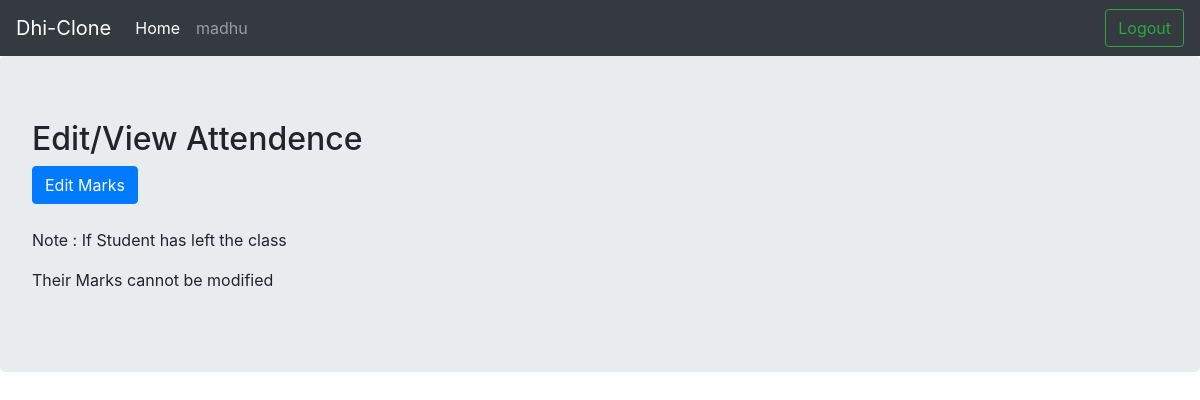
/user/class/7/18/edit_marks/ (signed in), run on an earlier commit of the app's database.
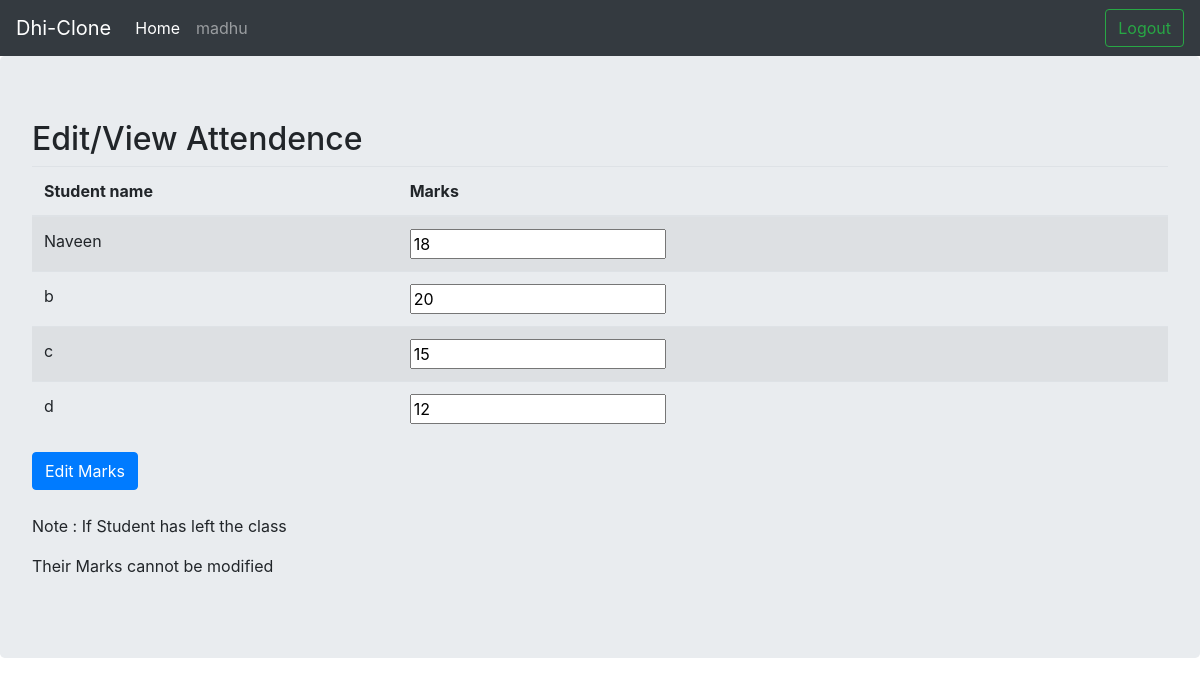
And on a later commit of the database.
### user/models.py (models this page shows, shortened)
class Marks(models.Model):
    subject = models.ForeignKey(MarksList,on_delete=models.CASCADE)
    student = models.ForeignKey(User,on_delete=models.CASCADE)
    score = models.IntegerField(default=0)

### user/views.py (the view)
# urls.py: path('class/<int:marks_list_id>/<int:class_id>/edit_marks/',views.edit_marks,name='edit_marks'),
@login_required()
def edit_marks(request,marks_list_id,class_id):
    student_list = list(Marks.objects.filter( subject__id = marks_list_id ))
    return render(request,'user/edit_marks.html',
    {'marks_list_id':marks_list_id,'class_id':class_id,'student_list':student_list})

### user/templates/user/edit_marks.html (shortened to what this page needs)
{% extends "base.html" %}
{% block content %}
<div class="jumbotron">
  <h2>Edit/View Attendence</h2>
  <form action="{% url 'user:save_marks' %}" method="post">
  {% if student_list %}
      <table class="table table-striped">
        <thead>
          <tr>
            <th>Student name</th>
            <th>Marks</th>
          </tr>
        </thead>
        <tbody>
          {% for i in student_list %}
          <tr>
            <td>{{i.student}}</td>
            <td>
              <input type="number" name="{{i.student.username}}" value="{{i.score}}">
            </td>
          </tr>
          {% endfor %}
        </tbody>
      </table>
      {% endif %}
      <input type="submit" value="Edit Marks" class="btn btn-primary">
  </form>
  <br>
  <p>Note : If Student has left the class</p>
  <p>Their Marks cannot be modified</p>
</div>
{% endblock %}

What changed in the data, as far as the page shows it:
added Marks: student "Naveen", score "18"
added Marks: student "b", b "20"
added Marks: student "c", c "15"
added Marks: student "d", d "12"
Also different on the page:
text now shown: "Student name Marks"
